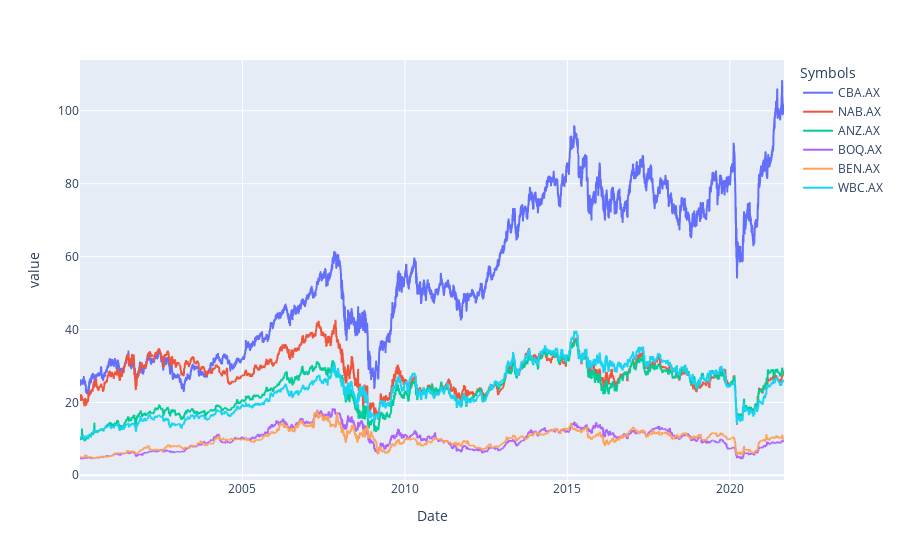

Notebook cell for this chart:
### Code cell
Close.plot()

### Figure 1 — Plotly figure (JSON) as saved in the notebook; plotly's stock layout.template omitted (floating-point values rounded to 4 significant figures; data arrays with more than 128 entries replaced by an {"elided": "..."} marker saying what was removed)
{"data": [{"hovertemplate": "Symbols=CBA.AX<br>Date=%{x}<br>value=%{y}<extra></extra>", "legendgroup": "CBA.AX", "line": {"color": "#636efa", "dash": "solid"}, "marker": {"symbol": "circle"}, "mode": "lines", "name": "CBA.AX", "showlegend": true, "type": "scattergl", "x": {"elided": "5518 str values"}, "xaxis": "x", "y": {"elided": "5518 float values"}, "yaxis": "y"}, {"hovertemplate": "Symbols=NAB.AX<br>Date=%{x}<br>value=%{y}<extra></extra>", "legendgroup": "NAB.AX", "line": {"color": "#EF553B", "dash": "solid"}, "marker": {"symbol": "circle"}, "mode": "lines", "name": "NAB.AX", "showlegend": true, "type": "scattergl", "x": {"elided": "5518 str values"}, "xaxis": "x", "y": {"elided": "5518 float values"}, "yaxis": "y"}, {"hovertemplate": "Symbols=ANZ.AX<br>Date=%{x}<br>value=%{y}<extra></extra>", "legendgroup": "ANZ.AX", "line": {"color": "#00cc96", "dash": "solid"}, "marker": {"symbol": "circle"}, "mode": "lines", "name": "ANZ.AX", "showlegend": true, "type": "scattergl", "x": {"elided": "5518 str values"}, "xaxis": "x", "y": {"elided": "5518 float values"}, "yaxis": "y"}, {"hovertemplate": "Symbols=BOQ.AX<br>Date=%{x}<br>value=%{y}<extra></extra>", "legendgroup": "BOQ.AX", "line": {"color": "#ab63fa", "dash": "solid"}, "marker": {"symbol": "circle"}, "mode": "lines", "name": "BOQ.AX", "showlegend": true, "type": "scattergl", "x": {"elided": "5518 str values"}, "xaxis": "x", "y": {"elided": "5518 float values"}, "yaxis": "y"}, {"hovertemplate": "Symbols=BEN.AX<br>Date=%{x}<br>value=%{y}<extra></extra>", "legendgroup": "BEN.AX", "line": {"color": "#FFA15A", "dash": "solid"}, "marker": {"symbol": "circle"}, "mode": "lines", "name": "BEN.AX", "showlegend": true, "type": "scattergl", "x": {"elided": "5518 str values"}, "xaxis": "x", "y": {"elided": "5518 float values"}, "yaxis": "y"}, {"hovertemplate": "Symbols=WBC.AX<br>Date=%{x}<br>value=%{y}<extra></extra>", "legendgroup": "WBC.AX", "line": {"color": "#19d3f3", "dash": "solid"}, "marker": {"symbol": "circle"}, "mode": "lines", "name": "WBC.AX", "showlegend": true, "type": "scattergl", "x": {"elided": "5518 str values"}, "xaxis": "x", "y": {"elided": "5518 float values"}, "yaxis": "y"}], "layout": {"autosize": true, "legend": {"title": {"text": "Symbols"}, "tracegroupgap": 0}, "margin": {"t": 60}, "xaxis": {"anchor": "y", "autorange": true, "domain": [0, 1], "range": ["2000-01-02", "2021-09-01"], "title": {"text": "Date"}, "type": "date"}, "yaxis": {"anchor": "x", "autorange": true, "domain": [0, 1], "range": [-1.295, 113.9], "title": {"text": "value"}, "type": "linear"}}}
